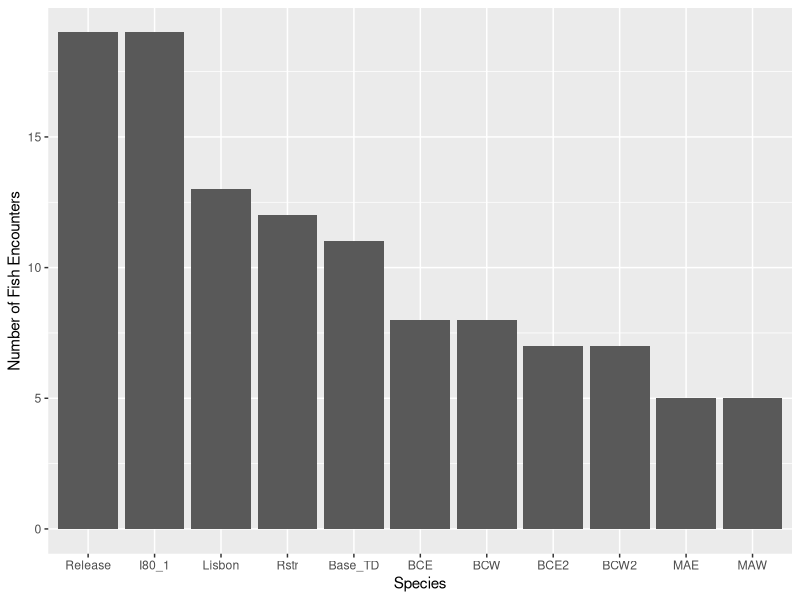
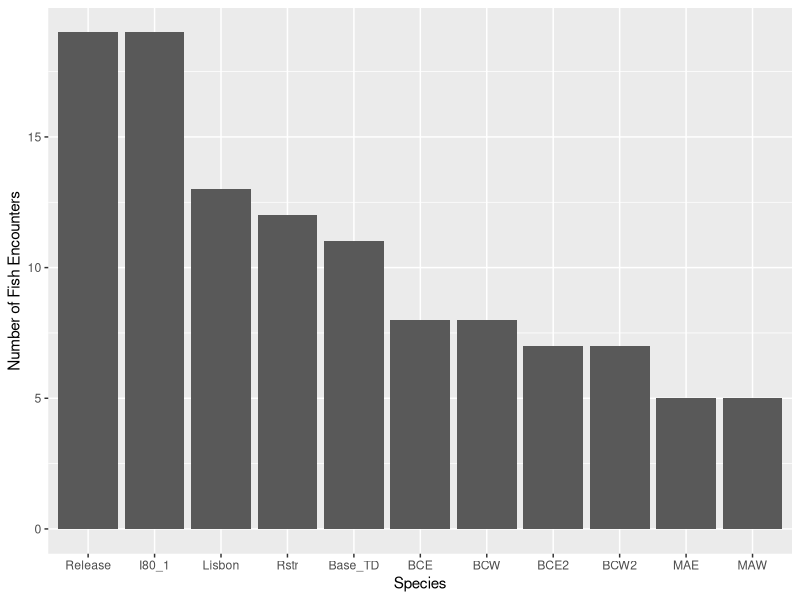
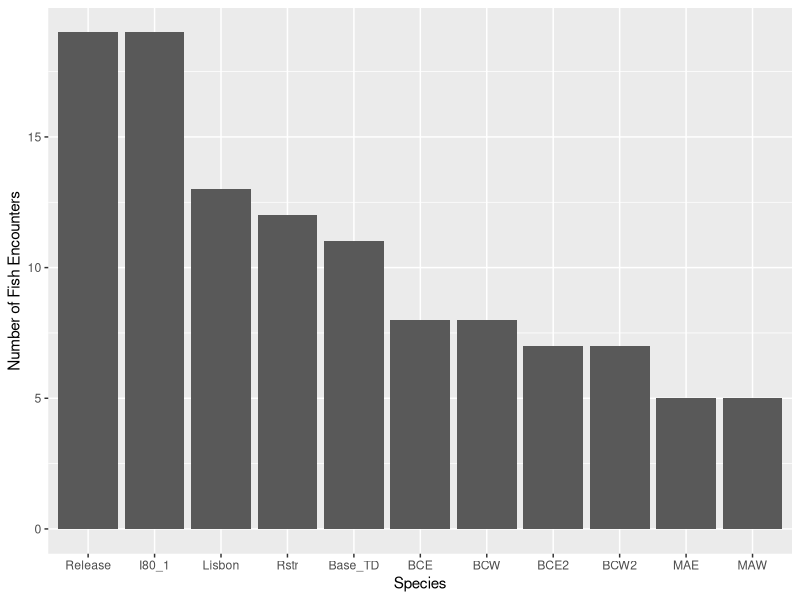

Write the R code that produced these figures, in order.
## ---- chunk 1
library(tidyverse) 
library(tidyr)
data(fish_encounters)
## ---- chunk 2
# Create a barplot of the number of fish encounters by species
ggplot(data = fish_encounters, aes(x = station, y = seen)) +
  geom_bar(stat = "identity") +
  labs(x = "Species", y = "Number of Fish Encounters")
  
## ---- chunk 3
# Create a barplot of the number of fish encounters by species
ggplot(data = fish_encounters, aes(x = station, y = seen)) +
  geom_bar(stat = "identity") +
  labs(x = "Species", y = "Number of Fish Encounters")
  
## ---- chunk 4
# Create a barplot of the number of fish encounters by species
ggplot(data = fish_encounters, aes(x = station, y = seen)) +
  geom_bar(stat = "identity") +
  labs(x = "Species", y = "Number of Fish Encounters")
  
